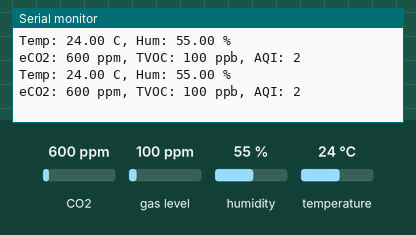
A sketch run on a simulated ESP32-S3. Shown: the last lines printed to the serial monitor. Inputs (shaded band) come from the test bench; at power-on: CO2 600 ppm, gas level 100 ppm, humidity 55 %, temperature 24 °C.

Above: at 1.9 s.
2.0 s: CO2 set to 452 ppm
At 3.1 s:
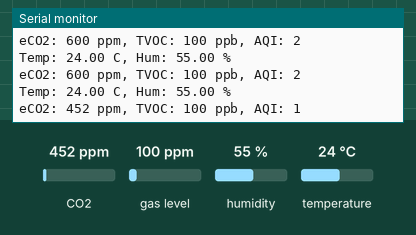
3.5 s: gas level set to 20 ppm
At 4.8 s:
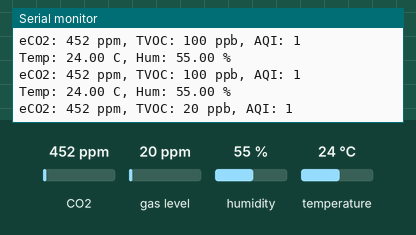
5.0 s: humidity set to 22 %
At 6.3 s:
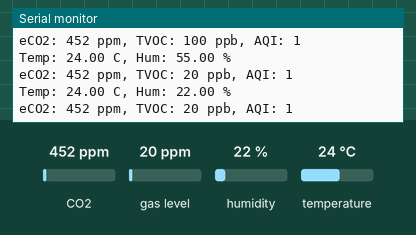
6.5 s: temperature set to 12 °C
At 7.4 s:
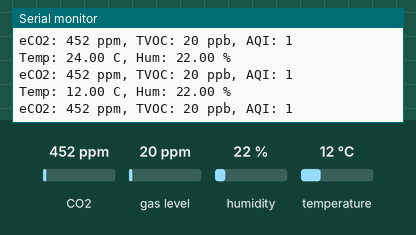

The sketch:

ESP32_ENS160_AHT21_test.ino
```cpp
#include <Wire.h>
#include <ScioSense_ENS160.h>
#include <Adafruit_AHTX0.h>

Adafruit_AHTX0 aht;
ScioSense_ENS160 ens160(ENS160_I2CADDR_1);

void setup() {
  Serial.begin(115200);
  Wire.begin(15,16); // SDA, SCL

  if (!aht.begin()) {
    Serial.println("AHT21 not found");
    while (1) delay(10);
  }
  if (!ens160.begin()) {
    Serial.println("ENS160 not found");
    while (1) delay(10);
  }
  ens160.setMode(ENS160_OPMODE_STD);

}

void loop() {
  sensors_event_t hum, temp;
  aht.getEvent(&hum, &temp);

  Serial.print("Temp: ");  Serial.print(temp.temperature);
  Serial.print(" C, Hum: "); Serial.print(hum.relative_humidity);
  Serial.println(" %");

  if (ens160.available()) {
    ens160.measure(true);
    Serial.print("eCO2: "); Serial.print(ens160.geteCO2());
    Serial.print(" ppm, TVOC: "); Serial.print(ens160.getTVOC());
    Serial.print(" ppb, AQI: "); Serial.println(ens160.getAQI());
  }
  delay(1000);
  Serial.println();

}
```

Measured:
- after the input at 2.0 s, the serial monitor: prints a new line after 0.24 s (image 1)
- after the input at 3.5 s, the serial monitor: prints a new line after 0.91 s (image 2)
- after the input at 5.0 s, the serial monitor: prints a new line after 0.49 s (image 3)
- after the input at 6.5 s, the serial monitor: prints a new line after 0.07 s (image 4)
